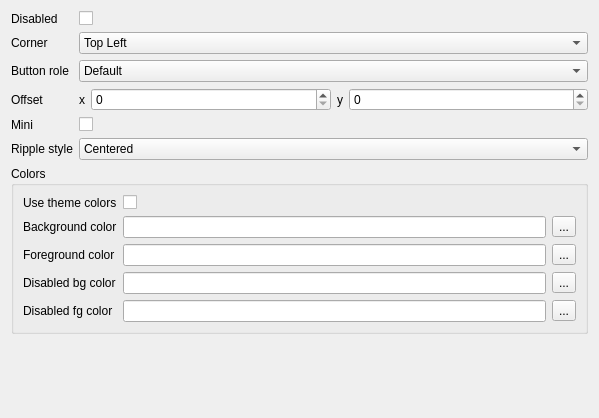
<?xml version="1.0" encoding="UTF-8"?>
<ui version="4.0">
 <class>FloatingActionButtonSettingsForm</class>
 <widget class="QWidget" name="FloatingActionButtonSettingsForm">
  <property name="geometry">
   <rect>
    <x>0</x>
    <y>0</y>
    <width>599</width>
    <height>418</height>
   </rect>
  </property>
  <property name="windowTitle">
   <string>Form</string>
  </property>
  <layout class="QVBoxLayout" name="verticalLayout">
   <item>
    <layout class="QFormLayout" name="formLayout">
     <item row="0" column="0">
      <widget class="QLabel" name="disabledLabel">
       <property name="text">
        <string>Disabled</string>
       </property>
      </widget>
     </item>
     <item row="0" column="1">
      <widget class="QCheckBox" name="disabledCheckBox"/>
     </item>
     <item row="1" column="0">
      <widget class="QLabel" name="cornerLabel">
       <property name="text">
        <string>Corner</string>
       </property>
      </widget>
     </item>
     <item row="1" column="1">
      <widget class="QComboBox" name="cornerComboBox">
       <item>
        <property name="text">
         <string>Top Left</string>
        </property>
       </item>
       <item>
        <property name="text">
         <string>Top Right</string>
        </property>
       </item>
       <item>
        <property name="text">
         <string>Bottom Left</string>
        </property>
       </item>
       <item>
        <property name="text">
         <string>Bottom Right</string>
        </property>
       </item>
      </widget>
     </item>
     <item row="2" column="0">
      <widget class="QLabel" name="buttonRoleLabel">
       <property name="text">
        <string>Button role</string>
       </property>
      </widget>
     </item>
     <item row="2" column="1">
      <widget class="QComboBox" name="buttonRoleComboBox">
       <item>
        <property name="text">
         <string>Default</string>
        </property>
       </item>
       <item>
        <property name="text">
         <string>Primary</string>
        </property>
       </item>
       <item>
        <property name="text">
         <string>Secondary</string>
        </property>
       </item>
      </widget>
     </item>
     <item row="3" column="0">
      <widget class="QLabel" name="offsetLabel">
       <property name="text">
        <string>Offset</string>
       </property>
      </widget>
     </item>
     <item row="3" column="1">
      <layout class="QHBoxLayout" name="horizontalLayout_5">
       <item>
        <widget class="QLabel" name="offsetLabel_2">
         <property name="sizePolicy">
          <sizepolicy hsizetype="Fixed" vsizetype="Preferred">
           <horstretch>0</horstretch>
           <verstretch>0</verstretch>
          </sizepolicy>
         </property>
         <property name="text">
          <string>x</string>
         </property>
        </widget>
       </item>
       <item>
        <widget class="QSpinBox" name="horizontalOffsetSpinBox"/>
       </item>
       <item>
        <widget class="QLabel" name="offsetLabel_3">
         <property name="sizePolicy">
          <sizepolicy hsizetype="Fixed" vsizetype="Preferred">
           <horstretch>0</horstretch>
           <verstretch>0</verstretch>
          </sizepolicy>
         </property>
         <property name="text">
          <string>y</string>
         </property>
        </widget>
       </item>
       <item>
        <widget class="QSpinBox" name="verticalOffsetSpinBox"/>
       </item>
      </layout>
     </item>
     <item row="4" column="0">
      <widget class="QLabel" name="miniLabel">
       <property name="text">
        <string>Mini</string>
       </property>
      </widget>
     </item>
     <item row="4" column="1">
      <widget class="QCheckBox" name="miniCheckBox"/>
     </item>
     <item row="5" column="0">
      <widget class="QLabel" name="rippleStyleLabel">
       <property name="text">
        <string>Ripple style</string>
       </property>
      </widget>
     </item>
     <item row="5" column="1">
      <widget class="QComboBox" name="rippleStyleComboBox">
       <item>
        <property name="text">
         <string>Centered</string>
        </property>
       </item>
       <item>
        <property name="text">
         <string>Positioned</string>
        </property>
       </item>
       <item>
        <property name="text">
         <string>No Ripple</string>
        </property>
       </item>
      </widget>
     </item>
     <item row="6" column="0" colspan="2">
      <widget class="QGroupBox" name="groupBox">
       <property name="title">
        <string>Colors</string>
       </property>
       <layout class="QFormLayout" name="formLayout_2">
        <item row="0" column="0">
         <widget class="QLabel" name="useThemeColorsLabel">
          <property name="text">
           <string>Use theme colors</string>
          </property>
         </widget>
        </item>
        <item row="0" column="1">
         <widget class="QCheckBox" name="useThemeColorsCheckBox"/>
        </item>
        <item row="1" column="0">
         <widget class="QLabel" name="backgroundColorLabel">
          <property name="text">
           <string>Background color</string>
          </property>
         </widget>
        </item>
        <item row="1" column="1">
         <layout class="QHBoxLayout" name="horizontalLayout">
          <item>
           <widget class="QLineEdit" name="backgroundColorLineEdit">
            <property name="readOnly">
             <bool>true</bool>
            </property>
           </widget>
          </item>
          <item>
           <widget class="QToolButton" name="backgroundColorToolButton">
            <property name="text">
             <string>...</string>
            </property>
           </widget>
          </item>
         </layout>
        </item>
        <item row="2" column="0">
         <widget class="QLabel" name="foregroundColorLabel">
          <property name="text">
           <string>Foreground color</string>
          </property>
         </widget>
        </item>
        <item row="2" column="1">
         <layout class="QHBoxLayout" name="horizontalLayout_2">
          <item>
           <widget class="QLineEdit" name="foregroundColorLineEdit">
            <property name="readOnly">
             <bool>true</bool>
            </property>
           </widget>
          </item>
          <item>
           <widget class="QToolButton" name="foregroundColorToolButton">
            <property name="text">
             <string>...</string>
            </property>
           </widget>
          </item>
         </layout>
        </item>
        <item row="3" column="0">
         <widget class="QLabel" name="disabledBgColorLabel">
          <property name="text">
           <string>Disabled bg color</string>
          </property>
         </widget>
        </item>
        <item row="3" column="1">
         <layout class="QHBoxLayout" name="horizontalLayout_3">
          <item>
           <widget class="QLineEdit" name="disabledBgColorLineEdit">
            <property name="readOnly">
             <bool>true</bool>
            </property>
           </widget>
          </item>
          <item>
           <widget class="QToolButton" name="disabledBgColorToolButton">
            <property name="text">
             <string>...</string>
            </property>
           </widget>
          </item>
         </layout>
        </item>
        <item row="4" column="0">
         <widget class="QLabel" name="disabledFgColorLabel">
          <property name="text">
           <string>Disabled fg color</string>
          </property>
         </widget>
        </item>
        <item row="4" column="1">
         <layout class="QHBoxLayout" name="horizontalLayout_4">
          <item>
           <widget class="QLineEdit" name="disabledFgColorLineEdit">
            <property name="readOnly">
             <bool>true</bool>
            </property>
           </widget>
          </item>
          <item>
           <widget class="QToolButton" name="disabledFgColorToolButton">
            <property name="text">
             <string>...</string>
            </property>
           </widget>
          </item>
         </layout>
        </item>
       </layout>
      </widget>
     </item>
    </layout>
   </item>
  </layout>
 </widget>
 <resources/>
 <connections/>
</ui>
